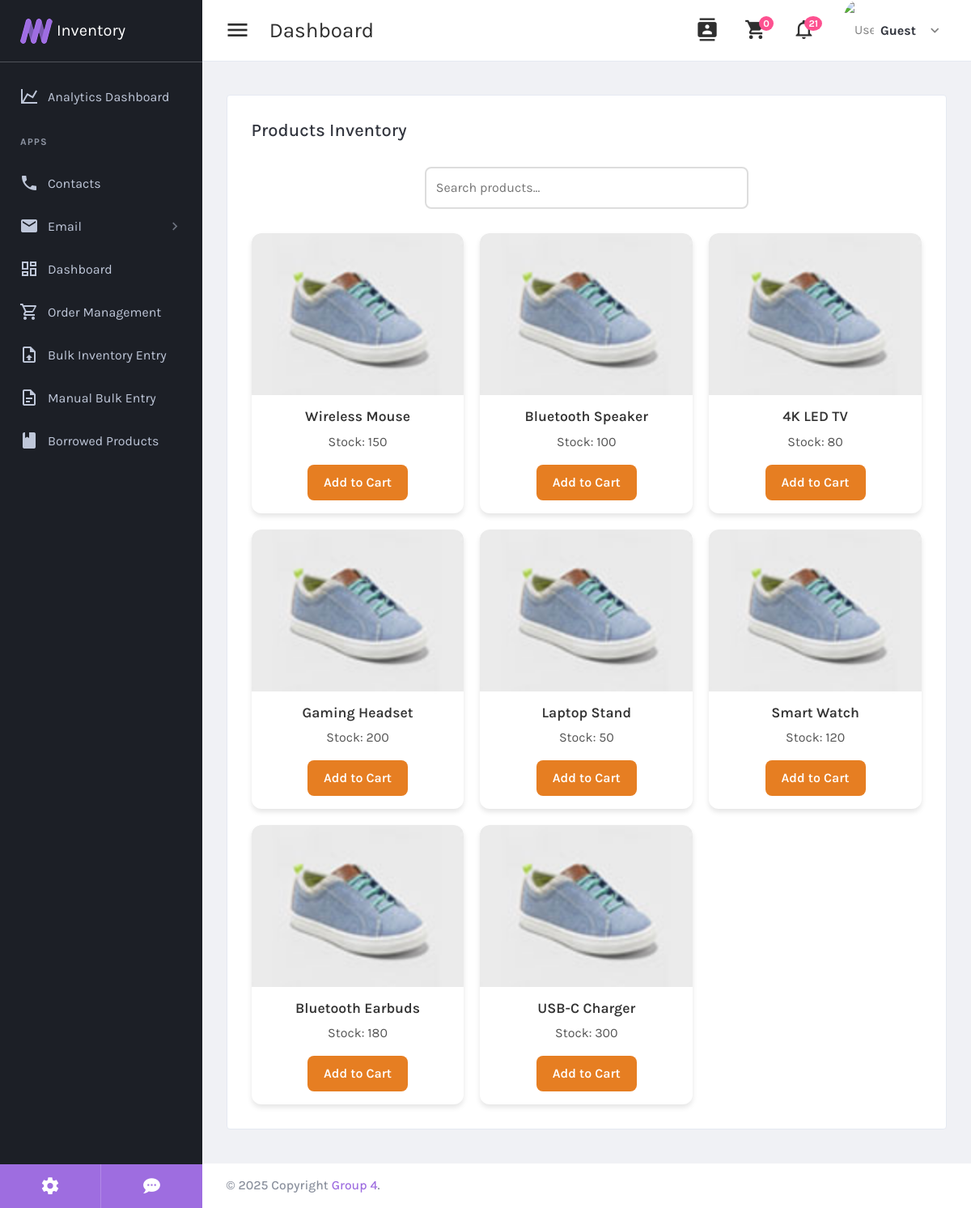
The page / on the database its author committed.
### tables this page shows
CREATE TABLE `products` (
  `product_id` bigint(20) UNSIGNED NOT NULL,
  `product_name` varchar(255) NOT NULL,
  `product_description` text DEFAULT NULL,
  `stock` varchar(255) NOT NULL,
  `quantity` int(11) NOT NULL,
  `product_image` varchar(255) NOT NULL DEFAULT 'product.png',
  `status` varchar(255) NOT NULL DEFAULT 'active',
  `category_id` bigint(20) UNSIGNED NOT NULL,
  `created_at` timestamp NULL DEFAULT NULL,
  `updated_at` timestamp NULL DEFAULT NULL
);

### index.php (the view, shortened to what this page needs)
<!DOCTYPE html>
<html lang="en" dir="ltr">
<head>
    <?php include('assets/partials/headerfile.php') ?>
</head>
<body class="navbar-fixed sidebar-fixed" id="body">
    <div class="wrapper">
        <?php include('assets/partials/sidebar.php') ?>
        <div class="page-wrapper">
            <?php include('assets/partials/navbar.php') ?>
            <div class="content-wrapper">
                <div class="content">
                    <div class="row">
                        <div class="col-12">
                            <div class="card card-default">
                                <div class="card-header">
                                    <h2>Products Inventory</h2>
                                </div>
                                <div class="card-body">
                                    <div class="search-container">
                                        <input type="text" id="search-bar" class="search-bar"
                                            placeholder="Search products...">
                                    </div>
                                    <?php
                                    include('db_connection.php');
                                    $query = "SELECT * FROM products WHERE status = 'active'";
                                    $result = $conn->query($query);
                                    ?>
                                    <div class="product-grid" id="product-grid">
                                        <?php while ($row = $result->fetch_assoc()) { ?>
                                            <div class="product-card" data-id="<?php echo $row['product_id']; ?>" data-name="<?php echo $row['product_name']; ?>">
                                                <div class="product-image">
                                                    <img src="assets/images/products/p2.jpg" alt="<?php echo $row['product_name']; ?>">
                                                </div>
                                                <div class="product-details">
                                                    <h3 class="product-name"><?php echo $row['product_name']; ?></h3>
                                                    <p class="product-qty">Stock: <?php echo $row['stock']; ?></p>
                                                    <button class="addToCartBtn add-to-cart-btn">Add to Cart</button>
                                                </div>
                                            </div>
                                        <?php } ?>
                                    </div>
                                </div>
                            </div>
                        </div>
                    </div>
                </div>
            </div>
            <?php include('assets/partials/footer.php') ?>
        </div>
    </div>
</body>
</html>

### assets/partials/headerfile.php (shortened to what this page needs)
<link href="assets/plugins/material/css/materialdesignicons.min.css" rel="stylesheet" />
<link href="assets/plugins/simplebar/simplebar.css" rel="stylesheet" />
<link href="assets/plugins/nprogress/nprogress.css" rel="stylesheet" />
<link href="assets/plugins/DataTables/DataTables-1.10.18/css/jquery.dataTables.min.css" rel="stylesheet" />
<link href="assets/plugins/jvectormap/jquery-jvectormap-2.0.3.css" rel="stylesheet" />
<link href="assets/plugins/daterangepicker/daterangepicker.css" rel="stylesheet" />
<link href="https://cdn.quilljs.com/1.3.6/quill.snow.css" rel="stylesheet">
<link href="assets/plugins/toaster/toastr.min.css" rel="stylesheet" />
<link id="main-css-href" rel="stylesheet" href="assets/css/style.css" />

### assets/partials/sidebar.php (shortened to what this page needs)
<aside class="left-sidebar sidebar-dark" id="left-sidebar">
    <div id="sidebar" class="sidebar sidebar-with-footer">
        <div class="app-brand">
            <a href="/index.html">
                <img src="assets/images/logo.png" alt="Mono">
                <span class="brand-name">Inventory</span>
            </a>
        </div>
        <div class="sidebar-left" data-simplebar style="height: 100%;">
            <ul class="nav sidebar-inner" id="sidebar-menu">
                <li>
                    <a class="sidenav-item-link" href="analytics.html">
                        <i class="mdi mdi-chart-line"></i>
                        <span class="nav-text">Analytics Dashboard</span>
                    </a>
                </li>
                <li class="section-title">
                    Apps
                </li>
                <li>
                    <a class="sidenav-item-link" href="contacts.html">
                        <i class="mdi mdi-phone"></i>
                        <span class="nav-text">Contacts</span>
                    </a>
                </li>
                <li class="has-sub">
                    <a class="sidenav-item-link" href="javascript:void(0)" data-toggle="collapse"
                        data-target="#email" aria-expanded="false" aria-controls="email">
                        <i class="mdi mdi-email"></i>
                        <span class="nav-text">email</span> <b class="caret"></b>
                    </a>
                </li>
                <li>
                    <a class="sidenav-item-link" href="index.php">
                        <i class="mdi mdi-view-dashboard-outline"></i>
                        <span class="nav-text">Dashboard</span>
                    </a>
                </li>
                <li>
                    <a class="sidenav-item-link" href="order_manage.php">
                        <i class="mdi mdi-cart-outline"></i>
                        <span class="nav-text">Order Management</span>
                    </a>
                </li>
                <li>
                    <a class="sidenav-item-link" href="admin_bulk_entry.php">
                        <i class="mdi mdi-file-upload-outline"></i>
                        <span class="nav-text">Bulk Inventory Entry</span>
                    </a>
                </li>
                <li>
                    <a class="sidenav-item-link" href="admin_manual_bulk_entry.php">
                        <i class="mdi mdi-file-document-outline"></i>
                        <span class="nav-text">Manual Bulk Entry</span>
                    </a>
                </li>
                <li>
                    <a class="sidenav-item-link" href="admin_borrowed_products.php">
                        <i class="mdi mdi-book"></i>
                        <span class="nav-text">Borrowed Products</span>
                    </a>
                </li>
            </ul>
        </div>
        <div class="sidebar-footer">
            <div class="sidebar-footer-content">
                <ul class="d-flex">
                    <li>
                        <a href="user-account-settings.html" data-toggle="tooltip" title="Profile settings">
                            <i class="mdi mdi-settings"></i>
                        </a>
                    </li>
                    <li>
                        <a href="#" data-toggle="tooltip" title="No chat messages">
                            <i class="mdi mdi-chat-processing"></i>
                        </a>
                    </li>
                </ul>
            </div>
        </div>
    </div>
</aside>

### assets/partials/navbar.php (shortened to what this page needs)
<?php
include('db_connection.php');
if (isset($_SESSION['user_id'])) {
    $user_id = $_SESSION['user_id'];
    $query = "SELECT id, name, profile_image FROM users WHERE user_id = ?";
    $stmt = $conn->prepare($query);
    $stmt->bind_param("s", $user_id);
    $stmt->execute();
    $result = $stmt->get_result();
    $user = $result->fetch_assoc();
    $cart_query = "SELECT SUM(quantity) AS totalCartItem
    FROM cart_items
    WHERE cart_id = (SELECT cart_id FROM carts WHERE user_id = ?)";
    $cart_stmt = $conn->prepare($cart_query);
    $cart_stmt->bind_param("i", $user['id']);
    $cart_stmt->execute();
    $cart_result = $cart_stmt->get_result();
    $cart = $cart_result->fetch_assoc();
    $stmt->close();
    $cart_stmt->close();
} else {
    $user = ['name' => 'Guest', 'profile_image' => 'default.png'];
    $cart = ['totalCartItem' => 0];
}
?>
<header class="main-header" id="header">
    <nav class="navbar navbar-expand-lg navbar-light" id="navbar">
        <button id="sidebar-toggler" class="sidebar-toggle">
        </button>
        <span class="page-title">dashboard</span>
        <div class="navbar-right ">
            <ul class="nav navbar-nav">
                <li class="custom-dropdown">
                    <a class="offcanvas-toggler active custom-dropdown-toggler" data-offcanvas="contact-off"
                        href="javascript:">
                        <i class="mdi mdi-contacts icon"></i>
                    </a>
                </li>
                    <li class="custom-dropdown">
                        <a class=" custom-dropdown-toggler" href="checkout.php" >
                            <i class="mdi mdi-cart icon"></i>
                            <span class="badge badge-xs rounded-circle" id="totalCartItem"><?php echo $cart['totalCartItem']; ;?></span>
                        </a>
                    </li>
                <li class="custom-dropdown">
                    <button class="notify-toggler custom-dropdown-toggler">
                        <i class="mdi mdi-bell-outline icon"></i>
                        <span class="badge badge-xs rounded-circle">21</span>
                    </button>
                </li>
                <li class="dropdown user-menu">
                    <button class="dropdown-toggle nav-link" data-toggle="dropdown">
                        <img src="assets/uploads/profile_photos/<?php echo $user['profile_image'];?>" class="user-image rounded-circle"
                            alt="User Image" />
                        <span class="d-none d-lg-inline-block"><?php echo $user['name'] ?></span>
                    </button>
                </li>
            </ul>
        </div>
    </nav>
</header>

### assets/partials/footer.php (shortened to what this page needs)
<footer class="footer mt-auto">
    <div class="copyright bg-white">
        <p>
            &copy; <span id="copy-year"></span> Copyright <a class="text-primary"
                href="#" target="_blank">Group 4</a>.
        </p>
    </div>
</footer>

### index.php (style rules this page uses)
.search-container { display: flex; justify-content: center; margin-bottom: 30px; }
.search-bar { width: 100%; max-width: 400px; padding: 12px; font-size: 1rem; border: 2px solid #ddd; border-radius: 8px; outline: none; transition: border-color 0.3s ease; }
.product-grid { display: grid; grid-template-columns: repeat(auto-fit, minmax(250px, 1fr)); gap: 20px; }
.product-card { max-width: 320px; background-color: #ffffff; border-radius: 12px; box-shadow: 0 4px 6px rgba(0, 0, 0, 0.1); overflow: hidden; transition: transform 0.3s ease, box-shadow 0.3s ease; display: flex; flex-direction: column; justify-content: space-between; }
.product-image img { width: 100%; height: 200px; object-fit: cover; border-top-left-radius: 12px; border-top-right-radius: 12px; }
.product-details { padding: 16px; text-align: center; }
.product-name { font-size: 1.1rem; font-weight: 600; color: #333; margin-bottom: 8px; }
.product-qty { font-size: 1rem; color: #555; margin-bottom: 16px; }
.add-to-cart-btn { display: inline-block; padding: 10px 20px; font-size: 1rem; font-weight: 600; color: #fff; background-color: #e67e22; border: none; border-radius: 8px; cursor: pointer; transition: background-color 0.3s ease, transform 0.3s ease; margin-top: auto; }

### rows shown on the page
products: product_name "Wireless Mouse", stock "150"
products: product_name "Bluetooth Speaker", stock "100"
products: product_name "4K LED TV", stock "80"
products: product_name "Gaming Headset", stock "200"
products: product_name "Laptop Stand", stock "50"
products: product_name "Smart Watch", stock "120"
products: product_name "Bluetooth Earbuds", stock "180"
products: product_name "USB-C Charger", stock "300"

### other values the page prints
$cart['totalCartItem'] "0"
$user['name'] "Guest"
